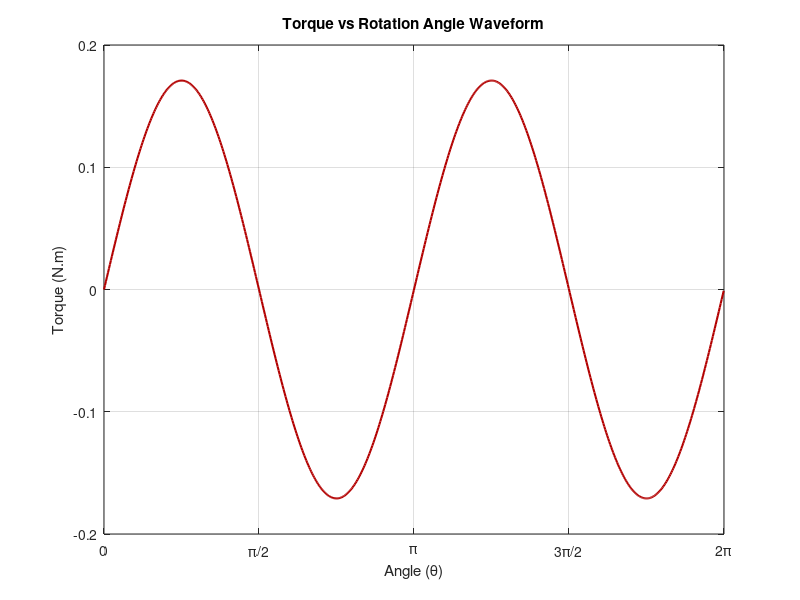

The MATLAB script that drew this image:
%Inductance Plot
clear
clc
close all

teta = 0:0.01:2*pi;
min = 4.71e-3;
max = 23.7e-3;

L=(min+max)/2+(min-max)/2.*cos(2.*teta);
plot(teta,L,'LineWidth',1.5,'Color',[0.7 0 0]);
set(gca,'XTick',0:pi/2:2*pi); 
set(gca,'XTickLabel',{'0','\pi/2','\pi','3\pi/2','2\pi'});
xlim([0 2*pi])
grid on;
xlabel('Angle (\theta)')
ylabel('Inductance (H)')
title('Inductance vs Rotation Angle Waveform')
%% Torque Plot
clear
clc
close all

teta = 0:0.01:2*pi;

T=0.5*9*37.98e-3.*sin(2.*teta);
plot(teta,T,'LineWidth',1.5,'Color',[0.7 0 0]);
set(gca,'XTick',0:pi/2:2*pi); 
set(gca,'XTickLabel',{'0','\pi/2','\pi','3\pi/2','2\pi'});
xlim([0 2*pi])
grid on;
xlabel('Angle (\theta)')
ylabel('Torque (N.m)')
title('Torque vs Rotation Angle Waveform')